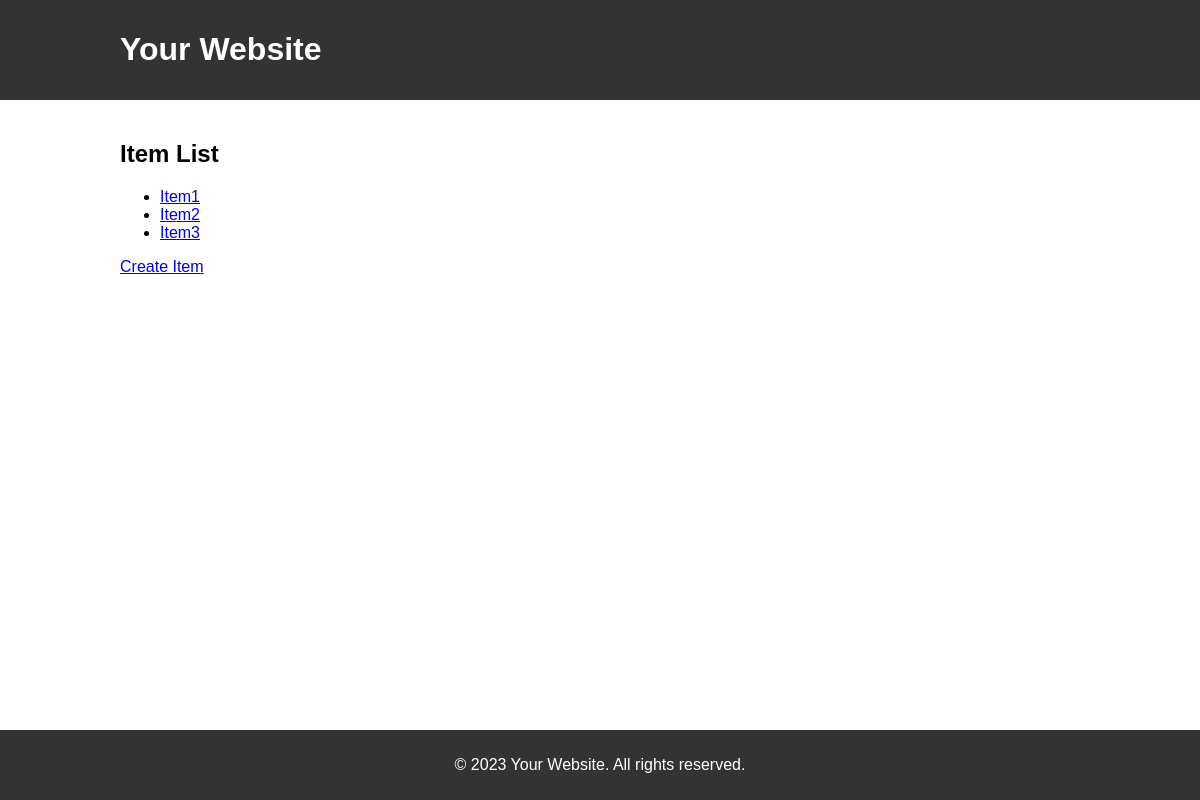
Before: /items/ (signed in) with the older database file.
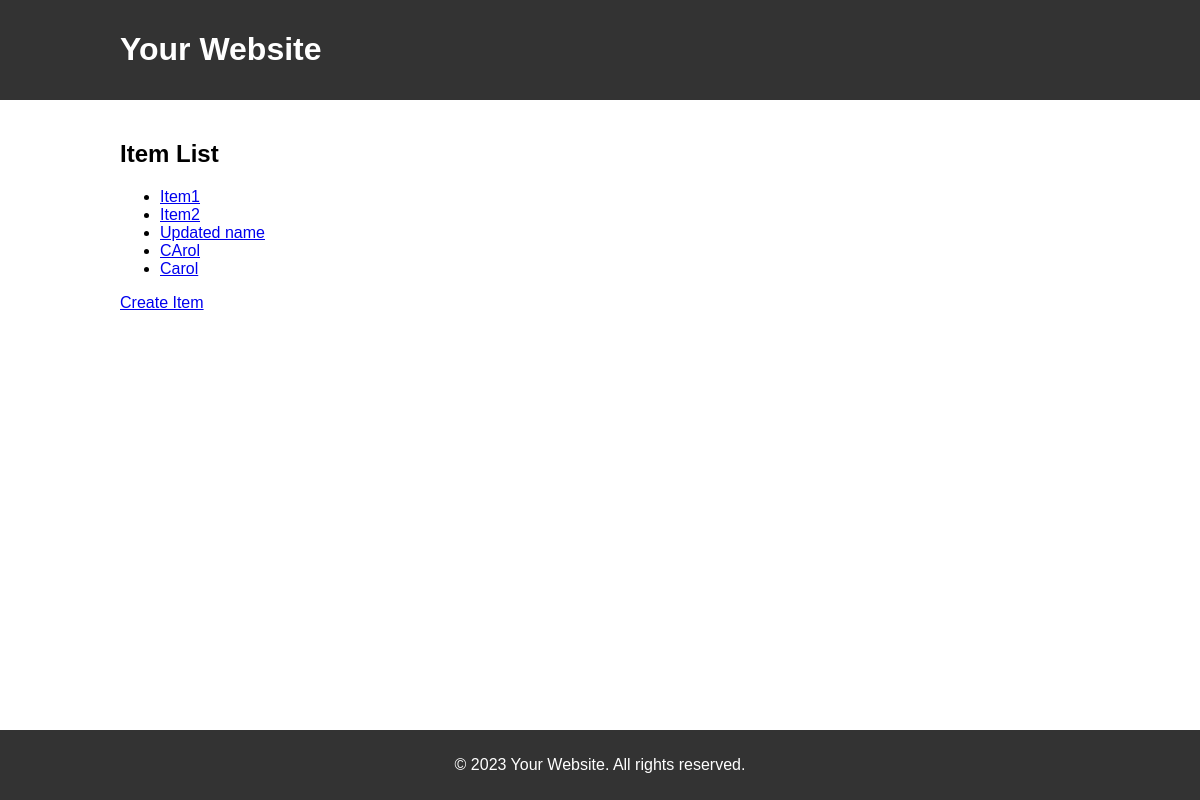
After: the same page with the newer database file.
### restFramework/models.py (models this page shows, shortened)
class item(models.Model):
    name=models.CharField(max_length=200)
    desc=models.CharField(max_length=200)
    created_at=models.DateTimeField(auto_now_add=True)
    slug = models.SlugField(blank=True, null=True)

### restFramework/views.py (the view)
# urls.py: path('items/', itemList.as_view(), name='item-list'),
class itemList(LoginRequiredMixin, ListView):
    model = item
    template_name = 'item_list.html'
    login_url = 'login/'

### restFramework/templates/item_list.html
{% extends 'base.html' %}
{% block content %}
  <h2>Item List</h2>
  <ul>
    {% for item in object_list %}
      <li><a href="{% url 'item-detail' pk=item.pk %}">{{ item.name }}</a></li>
    {% endfor %}
  </ul>
  <a href="{% url 'item-create' %}">Create Item</a>
{% endblock %}

### restFramework/templates/base.html (shortened to what this page needs)
<!DOCTYPE html>
<html lang="en">
<head>
</head>
<body>
    <header>
        <div class="container">
            <h1>Your Website</h1>
        </div>
    </header>
    <main>
        <div class="container">
            {% block content %}
            {% endblock %}
        </div>
    </main>
    <footer>
        <div class="container">
            <p>&copy; 2023 Your Website. All rights reserved.</p>
        </div>
    </footer>
</body>
</html>

### restFramework/templates/base.html (style rules this page uses)
body { font-family: 'Arial', sans-serif; margin: 0; padding: 0; box-sizing: border-box; }
header { background-color: #333; color: #fff; padding: 10px 0; }
.container { width: 80%; margin: 0 auto; }
main { padding: 20px 0; }
footer { background-color: #333; color: #fff; text-align: center; padding: 10px 0; position: fixed; bottom: 0; width: 100%; }

Changed rows visible on the page:
changed item: name "Item3" → "Updated name"
added item: name "CArol"
added item: name "Carol"
